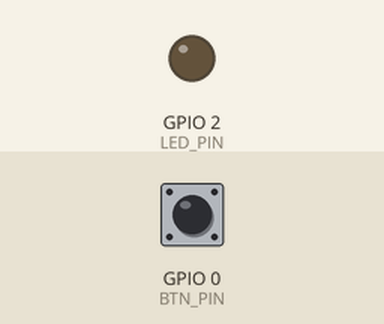
A program run on a simulated ESP32. On the bench: output pins drawn as LEDs (lit = HIGH). The test bench sets the inputs (shaded band); at power-on: GPIO 0 (BTN_PIN) HIGH. Random numbers use the default seed unless the program sets one; nothing arrives over Bluetooth unless stated; a phone connects over Bluetooth LE 3 s after start; what the program prints to the serial monitor is not drawn.

Above: at 1.2 s.
1.3 s: GPIO 0 (BTN_PIN) pulled LOW for 0.15 s
Timing chart, 0 to 4.3 s (numbered marks = the images above; inputs shaded):
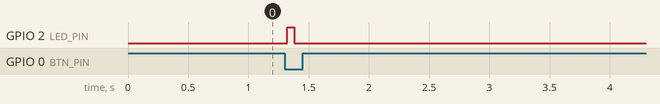

Measured:
- after the input at 1.3 s, GPIO 2 (LED_PIN): LOW → HIGH at once, → LOW 0.06 s later

The program:

main.cpp
```cpp
/**
 * ShuiQingQing — ESP32 BLE water probe simulator
 * Broadcasts ShuiQingQing-XXXX, notifies pH/TDS/temp/turbidity.
 */
#include <Arduino.h>
#include <NimBLEDevice.h>
#include <esp_mac.h>

static const char *BLE_SERVICE = "c020a100-0001-4000-8000-000000c02001";
static const char *BLE_STATUS = "c020a101-0001-4000-8000-000000c02001";
static const char *BLE_TELEMETRY = "c020a102-0001-4000-8000-000000c02001";
static const char *BLE_CONTROL = "c020a103-0001-4000-8000-000000c02001";

static const uint8_t CMD_REQUEST_STATUS = 0x01;
static const uint8_t CMD_REQUEST_MEASURE = 0x02;
static const uint8_t CMD_PING = 0x05;

static const uint8_t EVT_STATUS = 0x80;
static const uint8_t EVT_TELEMETRY = 0x81;
static const uint8_t EVT_PONG = 0x85;

static const int BTN_PIN = 0;
static const int LED_PIN = 2;

NimBLECharacteristic *statusChar = nullptr;
NimBLECharacteristic *telemetryChar = nullptr;

float simPh = 7.2f;
uint16_t simTds = 85;
float simTemp = 22.5f;
float simTurb = 0.3f;
uint8_t batteryPct = 88;
uint8_t seq = 0;
bool lastBtn = true;

void notifyStatus() {
  if (!statusChar) return;
  uint8_t frame[4] = {EVT_STATUS, batteryPct, 1, 0};
  statusChar->setValue(frame, sizeof(frame));
  statusChar->notify();
}

void notifyTelemetry() {
  if (!telemetryChar) return;
  simPh += (random(-8, 9)) / 100.0f;
  if (simPh < 6.5f) simPh = 6.5f;
  if (simPh > 8.5f) simPh = 8.5f;
  int tds = static_cast<int>(simTds) + random(-5, 6);
  if (tds < 0) tds = 0;
  simTds = static_cast<uint16_t>(tds);
  simTemp += (random(-10, 11)) / 100.0f;
  simTurb = max(0.0f, simTurb + (random(-3, 4)) / 10.0f);

  uint16_t phCenti = static_cast<uint16_t>(simPh * 100);
  uint16_t tempCenti = static_cast<uint16_t>(simTemp * 100);
  uint16_t turbTenth = static_cast<uint16_t>(simTurb * 10);
  seq++;

  uint8_t frame[11];
  frame[0] = EVT_TELEMETRY;
  frame[1] = phCenti & 0xff;
  frame[2] = (phCenti >> 8) & 0xff;
  frame[3] = simTds & 0xff;
  frame[4] = (simTds >> 8) & 0xff;
  frame[5] = tempCenti & 0xff;
  frame[6] = (tempCenti >> 8) & 0xff;
  frame[7] = turbTenth & 0xff;
  frame[8] = (turbTenth >> 8) & 0xff;
  frame[9] = 0x08; // compensated
  frame[10] = seq;

  telemetryChar->setValue(frame, sizeof(frame));
  telemetryChar->notify();
  Serial.printf("[telemetry] pH=%.2f TDS=%u temp=%.1f turb=%.1f\n",
                simPh, simTds, simTemp, simTurb);
  digitalWrite(LED_PIN, HIGH);
  delay(60);
  digitalWrite(LED_PIN, LOW);
}

class ControlCallbacks : public NimBLECharacteristicCallbacks {
  void onWrite(NimBLECharacteristic *pCharacteristic) override {
    std::string value = pCharacteristic->getValue();
    if (value.empty()) return;
    uint8_t cmd = static_cast<uint8_t>(value[0]);
    switch (cmd) {
      case CMD_REQUEST_STATUS:
        notifyStatus();
        break;
      case CMD_REQUEST_MEASURE:
        notifyTelemetry();
        break;
      case CMD_PING: {
        uint8_t pong[2] = {EVT_PONG, 0};
        pCharacteristic->setValue(pong, 2);
        break;
      }
      default:
        break;
    }
  }
};

void setup() {
  Serial.begin(115200);
  pinMode(BTN_PIN, INPUT_PULLUP);
  pinMode(LED_PIN, OUTPUT);

  uint8_t mac[6];
  esp_read_mac(mac, ESP_MAC_WIFI_STA);
  char name[24];
  snprintf(name, sizeof(name), "ShuiQingQing-%02X%02X", mac[4], mac[5]);

  NimBLEDevice::init(name);
  NimBLEServer *server = NimBLEDevice::createServer();
  NimBLEService *service = server->createService(BLE_SERVICE);

  statusChar = service->createCharacteristic(
      BLE_STATUS, NIMBLE_PROPERTY::READ | NIMBLE_PROPERTY::NOTIFY);
  telemetryChar = service->createCharacteristic(
      BLE_TELEMETRY, NIMBLE_PROPERTY::READ | NIMBLE_PROPERTY::NOTIFY);
  NimBLECharacteristic *controlChar = service->createCharacteristic(
      BLE_CONTROL,
      NIMBLE_PROPERTY::WRITE | NIMBLE_PROPERTY::WRITE_NR);
  controlChar->setCallbacks(new ControlCallbacks());

  service->start();
  NimBLEAdvertising *adv = NimBLEDevice::getAdvertising();
  adv->addServiceUUID(BLE_SERVICE);
  adv->setName(name);
  adv->start();

  Serial.printf("ShuiQingQing ready: %s\n", name);
  notifyStatus();
}

void loop() {
  bool btn = digitalRead(BTN_PIN) == LOW;
  if (btn && !lastBtn) notifyTelemetry();
  lastBtn = btn;
  delay(30);
}
```
